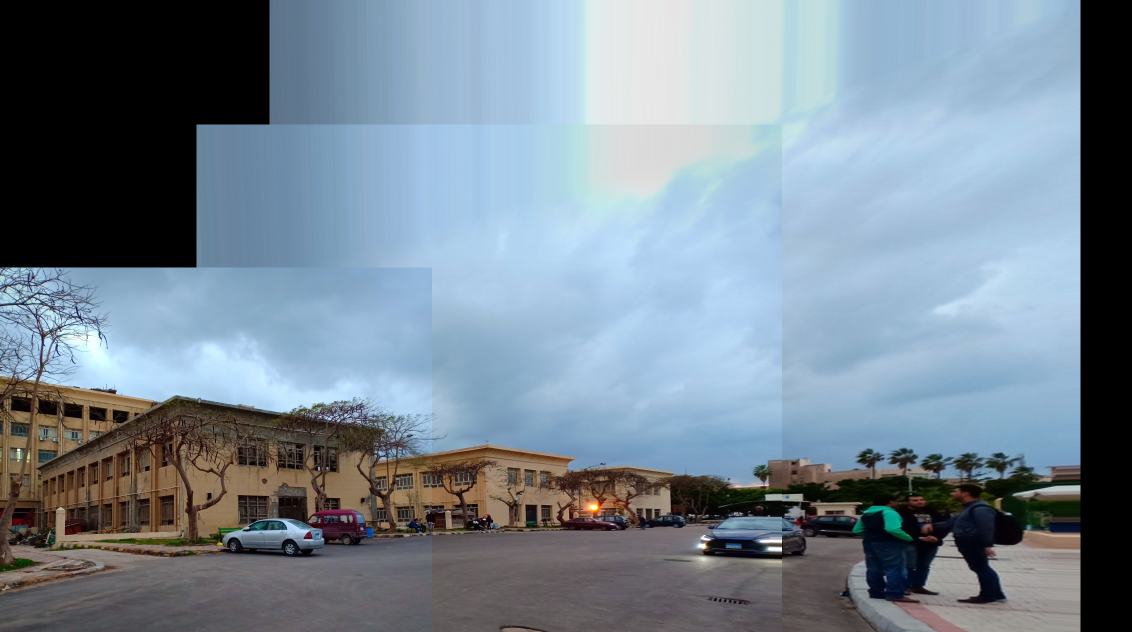
#> input picture stitch_3.png, 2264 x 1264 px, given in place of ., which was not available (shown at 1/2 size)
$ python main.py . .
#> lines starting #> are read from the running program, lines starting #| are printed output that depends on the picture; pictures that were not available may be replaced by others from this repository, and a replacement may not be noted
import cv2 as cv
import numpy as np
import matplotlib.pyplot as plt
from scipy.interpolate import RectBivariateSpline
import pickle
import argparse
# docstring based on this https://sphinxcontrib-napoleon.readthedocs.io/en/latest/example_google.html


# [15 lines left out: function get_points, not called in this run]

def compute_points_mat(src_points, target_points):
    """
        Transforms a list of tuples - where src_point[i] and
        target_points[i] correspond to the same feature viewed
        in 2 images - into a format suitable for solving for the
        homography matrix.

        Args:
            src_points(list of tuples) : points from the first image.
            target_points(list of tuples) : points from the second image.

        Returns:
            numpy.ndarray: matrix of shape (2 * number of points, 8)
    """


    A = np.empty((2*len(src_points), 8))
    row=0

    for (x_s,y_s),(x_t,y_t) in zip(src_points, target_points):

        A[row,0] = A[row+1,3] = x_s
        A[row,1] = A[row+1,4] = y_s
        A[row,2] = A[row+1,5] = 1
        A[row,3:6] = A[row+1,0:3] = 0
        A[row, 6] = -x_s*x_t
        A[row, 7] = -y_s*x_t
        A[row+1, 6] = -x_s*y_t
        A[row+1, 7] = -y_s*y_t
        row+=2

    return A


def compute_homography_mat(src_points, target_points):
    """
        Uses the points in src_points and their corresponding points
        target_points to compute the homography matrix between the 2 images
        from which the 2 lists where obtained.

        Args:
            src_points(list of tuples) : points from the first image.
            target_points(list of tuples) : points from the second image.

        Returns:
            numpy.ndarray : matrix of shape (3,3) which is the homgraphy matrix.
    """

    A = compute_points_mat(src_points, target_points)
    b = np.ndarray.flatten(np.array(target_points))

    H = np.linalg.lstsq(A, b,None)[0]
    H = np.concatenate([H,[1]])
    H = H.reshape(3,3)
    return H


def transform_points(points, H):
    """
        Given a matrix of points with wach row (u, v) transforms
        the points using H (the homography matrix).
        Args:
            points (numpy.ndarray) : matrix with each row being a point (u,v)
            H : (numpy.ndarray) :  matrix with shape (3,3) describing a projective transformation in 2D.

        Returns:
            numpy.ndarray : matrix of same shape as points, where mapped_points[i]
                            is the mapping of points[i] using H.

    """


    ones = np.ones((points.shape[0], 1))
    points = np.concatenate([points, ones], 1)

    mapped_points = np.dot(points, H.T)
    mapped_points[:,:-1] /= np.expand_dims(mapped_points[:,-1],1)
    mapped_points = mapped_points[:,:-1]

    return mapped_points


def get_inliers(src_points, target_points, d=1, s=4, N=5000, T=None):
    """
        Uses RANSAC to find out which pairs of points from src_points
        and target points is an inlier.

        Args:
            src_points(list of tuples) : points from the first image.
            target_points(list of tuples) : points from the second image.
            d (float) : max distance an inlier can be at relative to the deduced transformation.
            s (int) : number of points to sample at random to solve for H at each iteration.
            N (int) : number of times to run the RANSAC loop.
            T (int) : min number of inliers that need to exist so that we re-solve for the
                    transformation using the sampled points and the inliers.

        Returns:
            (tuple of numpy.ndarray) : (inliers in image one, their corresponding points in image two)

        Note:
            the number of returned inliers >= s.

    """
    assert len(src_points) == len(target_points)
    src_points = np.concatenate([np.expand_dims(np.array(p),0) for p in src_points if type(p) != np.ndarray],0)
    target_points = np.concatenate([np.expand_dims(np.array(p),0) for p in target_points if type(p) != np.ndarray],0)


    T  = min(len(src_points), 10)

    samples_indices_history = []

    num_inliers_history = []

    def _get_inlier_indices(indices):

        H = compute_homography_mat(src_points[indices], target_points[indices])


        mapped_points = transform_points(src_points, H)

        dist = np.linalg.norm(mapped_points - target_points, axis=1)
        inlier_indices = np.where(dist <= d)[0]
        return inlier_indices


    for _ in range(N):
        indices = np.random.choice(len(src_points), s, replace=False)

        inlier_indices = _get_inlier_indices(indices)
        samples_indices_history.append(inlier_indices)
        num_inliers_history.append(len(inlier_indices))

        if num_inliers_history[-1] >= T:
            inlier_indices = _get_inlier_indices(inlier_indices)
            samples_indices_history.append(inlier_indices)
            num_inliers_history.append(len(inlier_indices))


    samples_indices_history = np.array(samples_indices_history)
    num_inliers_history = np.array(num_inliers_history)
    best_indices = samples_indices_history[np.argmax(num_inliers_history)]
    return src_points[best_indices], target_points[best_indices]


def transform_grid(u_range, v_range, H):
    """
        Generates a grid of with u values belonging to u_range and v values
        belonging to v_range and transforms it using H.

        Args:
            u_range (numpy.ndarray): vector of length (N)
            v_range (numpy.ndarray): vector of length (M)
            H (numpy.ndarray) : matrix of shape (3,3) used to project the grid of points.

        Returns:
            (tuple of numpy.ndarray) :
                first element: points of the grid layed out in a matrix with each row representing
                                a point (u, v)
                second element: a matrix of the same shape as the first element where each row
                                represents the corresponding mapped point (u',v') using H.
    """


    grid_u, grid_v = np.meshgrid( u_range, v_range )

    u_flat = np.expand_dims(np.ndarray.flatten(grid_u), 1)
    v_flat = np.expand_dims(np.ndarray.flatten(grid_v), 1)
    points = np.concatenate([u_flat, v_flat],1)

    return points, transform_points(points, H)


def warp_image(image, H):

    """Warps an image using the homography matrix H.

    Args:
        image (numpy.ndarray): image to be warpped.
        H (numpy.ndarray) : Homography matrix used to warp the image.

    Returns:
        (tuple of numpy.ndarray, int, int):
            first element: the warpped images.
            second element: the minimum u corrdinate in corrdinate space not image space
                            this means this could be a negative number, in other words
                            this is the amount of translation in the u diraction.

            third element: minimum v corrdcinate i.e. the translation in v direction.
    """

    H_inv = np.linalg.inv(H)
    H_inv = H_inv / H_inv[2,2]
    # u == x
    # v == y


    orig_u_range = np.arange(image.shape[1])
    orig_v_range = np.arange(image.shape[0])

    _, transformed_image, = transform_grid(orig_u_range, orig_v_range, H)

    min_u=int(np.min(transformed_image[:,0]))
    max_u=int(np.max(transformed_image[:,0]))
    min_v=int(np.min(transformed_image[:,1]))
    max_v=int(np.max(transformed_image[:,1]))

    mapped_u_range = np.arange(min_u, max_u)
    mapped_v_range = np.arange(min_v, max_v)


    target_image = np.zeros((max_v-min_v, max_u-min_u,3))


    transformed_points, inv_transformed_image = transform_grid(mapped_u_range, mapped_v_range, H_inv)

    def fill_channel(target, channel, batch_size=64):
        I_cont = RectBivariateSpline(orig_v_range, orig_u_range, image[:,:,channel])

        n_iters =int( len(inv_transformed_image) / batch_size )

        for i in range(n_iters + 1):
            start = i * batch_size
            end = (i+1) * batch_size

            mapped_u_batch = inv_transformed_image[start:end, 0].ravel()
            mapped_v_batch = inv_transformed_image[start:end, 1].ravel()

            u_batch = transformed_points[start:end, 0].ravel()
            v_batch = transformed_points[start:end, 1].ravel()

            target[v_batch-min_v, u_batch-min_u, channel] = I_cont(mapped_v_batch, mapped_u_batch, grid=False)

    fill_channel(target_image, 0)
    fill_channel(target_image, 1)
    fill_channel(target_image, 2)

    return target_image, min_u, min_v

def read_image(path):
    img = cv.imread(path,1)
    return img


def automatic_intrest_points_detector(image1, image2, N=75):
    """
    This function get key point from two images instead of doing it manullay


    Args:
        image1: first image to get key points from
        image2: second images to get key points from
        N: Number of points to be detected

    Returns:
        Two lists of detected interest points from the two images
    """
    # ORB: An efficient alternative to SIFT or SURF
    orb = cv.ORB_create()

    # get key points and descriptors from the 2 images
    kps1, descs1 = orb.detectAndCompute(image1, None)
    kps2, descs2 = orb.detectAndCompute(image2, None)

    # brute force matcher
    bf = cv.BFMatcher(cv.NORM_HAMMING, crossCheck=True)
    matches = bf.match(descs1, descs2)
    matches = sorted(matches, key=lambda x:x.distance)
    list_kps1 = [kps1[mat.queryIdx].pt for mat in matches[:N]]
    list_kps2 = [kps2[mat.trainIdx].pt for mat in matches[:N]]

    return list_kps1, list_kps2


def stitch_2_images(path_1, path_2, correspondance_points=75, save=False, load=False, SIFT=True, ransac=True):
    """
    stitches 2 images.

    path_1(str) : path to first image
    path_2(str) : path to second image
    correspondance points(int) : number of points to take from each image for pixel matching.
    save (bool) : weather to save the sampled points in a pickel file.
    load (boo) : weather to load the points from a pickel file with the same name as the images.
    SIFT (bool) : weather to use SIFT features to match interest points or input the points manually.
    ransac(bool) : weather to use ransac or least square

    Returns:
        (numpy.ndarray) : matrix of shape ((warpped_image_1.shape[0] + image_2.shape[0],
                                            warpped_image_1.shape[1] + image_2.shape[1], 3))
                         which is the stitched images.
    """


    image_1 = read_image(path_1)
#> in read_image, img is the input picture: shape (1264, 2264, 3); mean B, G, R 146.3, 133.7, 118.9
    image_2 = read_image(path_2)

    image_1_name = path_1.split('/')[-1].split('.')[0]
    image_2_name = path_2.split('/')[-1].split('.')[0]

    if load:
        with open(f'{image_1_name}.pkl', 'rb') as f:
            image_1_points = pickle.load(f)

        with open(f'{image_2_name}.pkl', 'rb') as f:
            image_2_points = pickle.load(f)

    else:
        if SIFT:
            image_1_points, image_2_points = automatic_intrest_points_detector(image_1, image_2, correspondance_points)
#> in automatic_intrest_points_detector, `kps1, descs1 = orb.detectAndCompute(image1, None)`: kps1 = 500 keypoints; strongest (x, y, size): (35, 899, 31), (117, 660, 31), (121, 662, 31), (1560, 1097, 77.1)
#> in automatic_intrest_points_detector, `kps2, descs2 = orb.detectAndCompute(image2, None)`: kps2 has the same summary as kps1
#> in automatic_intrest_points_detector, `matches = bf.match(descs1, descs2)`: matches = 500 matches
#> in automatic_intrest_points_detector, `list_kps1 = [kps1[mat.queryIdx].pt for mat in matches[:N]]`: list_kps1 = 200 pairs, first value 34 to 2160, second value 247.2 to 1173.6
#> in automatic_intrest_points_detector, `list_kps2 = [kps2[mat.trainIdx].pt for mat in matches[:N]]`: list_kps2 has the same summary as list_kps1
#> image_1_points has the same summary as list_kps1 in automatic_intrest_points_detector; image_2_points has the same summary as list_kps1 in automatic_intrest_points_detector
        else:
            image_1_points = get_points(image_1, correspondance_points)
            image_2_points = get_points(image_2, correspondance_points)

    if save:
        with open(f'{image_1_name}.pkl', 'wb+') as f:
            pickle.dump(image_1_points,f)

        with open(f'{image_2_name}.pkl', 'wb+') as f:
            pickle.dump(image_2_points, f)

    # convert bgr to rgb then scale image to range [0,1)
    image_1 = image_1[...,::-1]/255
    image_2 = image_2[...,::-1]/255


    if ransac:
        inlier_src, inlier_target = get_inliers(image_1_points, image_2_points)
#> in get_inliers, `src_points = np.concatenate([np.expand_dims(np.array(p),0) for p in sr..`: src_points has the same summary as list_kps1 in automatic_intrest_points_detector
#> in get_inliers, `target_points = np.concatenate([np.expand_dims(np.array(p),0) for p in..`: target_points has the same summary as list_kps1 in automatic_intrest_points_detector
#> in get_inliers, `T  = min(len(src_points), 10)`: T = 10
#> the loop in get_inliers, `for _ in range(N):` made 5000 passes
#> indices on passes 1 to 3: [18, 170, 107, 98], [113, 50, 68, 155], [49, 136, 166, 146]
#> after the loop in get_inliers, `for _ in range(N):`: num_inliers_history = 10000 values from 200 to 200; samples_indices_history = 10000 items
#> in get_inliers, `best_indices = samples_indices_history[np.argmax(num_inliers_history)]`: best_indices = 200 values from 0 to 199
#> inlier_src has the same summary as list_kps1 in automatic_intrest_points_detector; inlier_target has the same summary as list_kps1 in automatic_intrest_points_detector
    else:
        inlier_src, inlier_target = image_1_points, image_2_points

    H = compute_homography_mat(inlier_src, inlier_target)
#> H = [[1, -6.5e-15, 4.62e-12], [-5.89e-16, 1, -4.18e-13], [-2.94e-18, 3.08e-18, 1]]


    warpped_image_1, min_u, min_v = warp_image(image_1, H)
#> in warp_image, `H_inv = np.linalg.inv(H)`: H_inv = [[1, 6.5e-15, -4.62e-12], [5.89e-16, 1, 4.18e-13], [2.94e-18, -3.08e-18, 1]]
#> in transform_grid, `u_flat = np.expand_dims(np.ndarray.flatten(grid_u), 1)`:
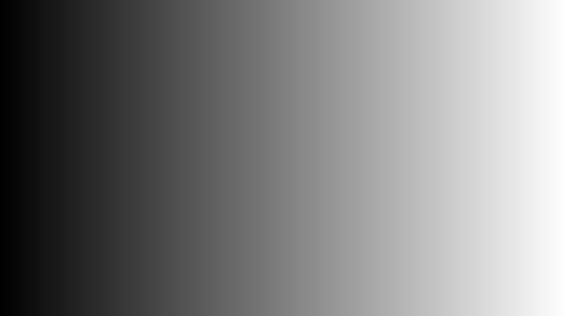
#> grid_u: shape (1264, 2264) int64 (shown at 1/4 size); min 0, max 2263, mean 1131.5; drawn with min black and max white
#> in transform_grid, `v_flat = np.expand_dims(np.ndarray.flatten(grid_v), 1)`:
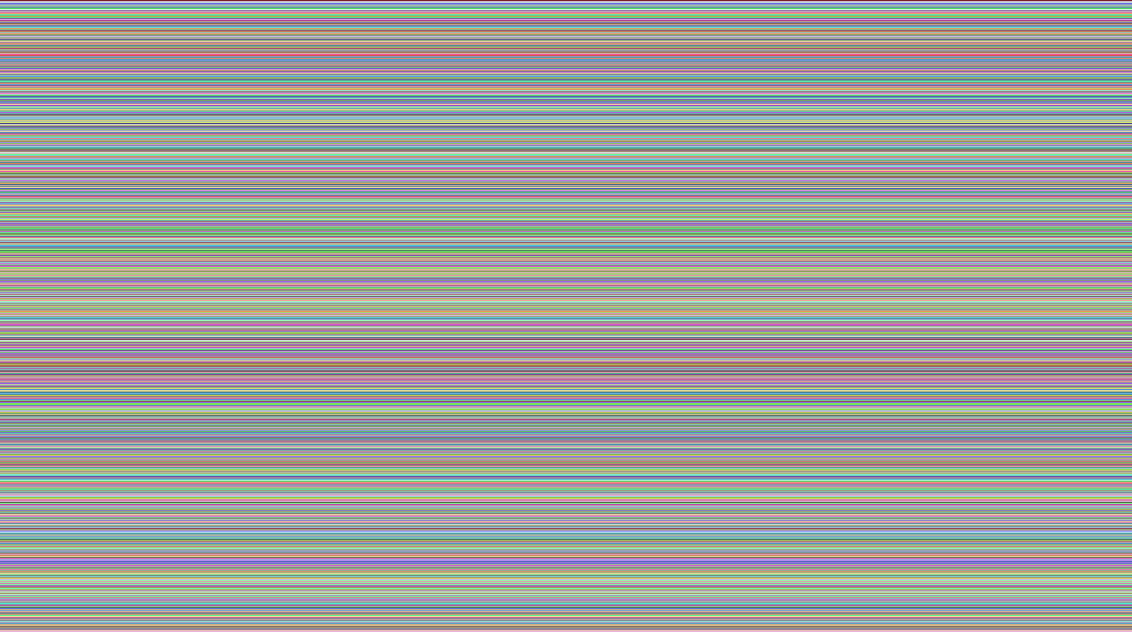
#> grid_v: shape (1264, 2264) int64 (shown at 1/2 size); 1264 distinct labels, from 0 to 1263; one colour per label, 0 black
#> in warp_image, `_, transformed_image, = transform_grid(orig_u_range, orig_v_range, H)`: transformed_image = 2861696 pairs, first value -3.59e-12 to 2263, second value -1.75e-12 to 1263
#> in warp_image, `min_u=int(np.min(transformed_image[:,0]))`: min_u = 0
#> in warp_image, `max_u=int(np.max(transformed_image[:,0]))`: max_u = 2263
#> in warp_image, `min_v=int(np.min(transformed_image[:,1]))`: min_v = 0
#> in warp_image, `max_v=int(np.max(transformed_image[:,1]))`: max_v = 1263
#> in warp_image, `transformed_points, inv_transformed_image = transform_grid(mapped_u_ra..`: transformed_points = 2858169 pairs, first value 0 to 2262, second value 0 to 1262; inv_transformed_image = 2858169 pairs, first value -4.62e-12 to 2262, second value 4.18e-13 to 1262
#> in fill_channel, `n_iters =int( len(inv_transformed_image) / batch_size )`: n_iters = 44658
#> after the loop in fill_channel, `for i in range(n_iters + 1):`:
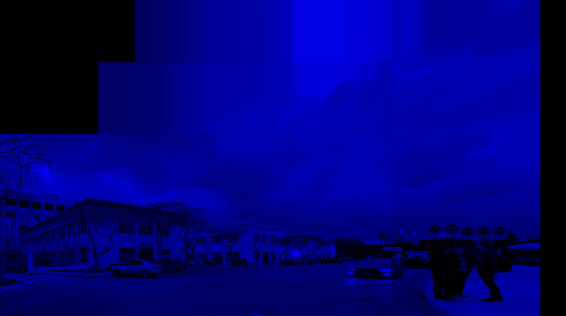
#> target: shape (1263, 2263, 3) float64 (shown at 1/4 size); mean of channels 0, 1, 2 0.467, 0, 0; drawn with min black and max white
#> call 2 of fill_channel, with channel = 1, batch_size = 64
#> after the loop in fill_channel (call 2), `for i in range(n_iters + 1):`:
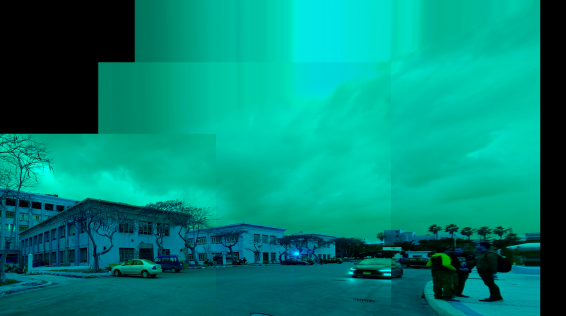
#> target: shape (1263, 2263, 3) float64 (shown at 1/4 size); mean of channels 0, 1, 2 0.467, 0.525, 0; drawn with min black and max white
#> call 3 of fill_channel, with channel = 2, batch_size = 64
#> after the loop in fill_channel (call 3), `for i in range(n_iters + 1):`:
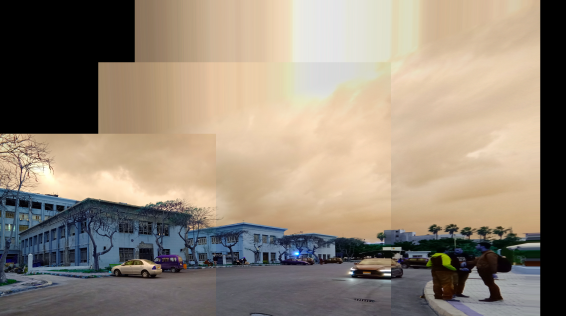
#> target: shape (1263, 2263, 3) float64 (shown at 1/4 size); mean of channels 0, 1, 2 0.467, 0.525, 0.574; drawn with min black and max white

    res = np.zeros((warpped_image_1.shape[0] + image_2.shape[0],
                    warpped_image_1.shape[1] + image_2.shape[1], 3))

    shift_u_1 = min_u if min_u>0 else 0
    shift_v_1 = min_v if min_v>0 else 0

    res[shift_v_1:warpped_image_1.shape[0]+shift_v_1, shift_u_1:warpped_image_1.shape[1]+shift_u_1, :] = warpped_image_1

    shift_u_2 = -min_u if min_u<0 else 0
    shift_v_2 = -min_v if min_v<0 else 0
    res[shift_v_2:image_2.shape[0] + shift_v_2, shift_u_2:image_2.shape[1] + shift_u_2, :] = image_2

    res = res[0:np.maximum(image_1.shape[0], image_2.shape[0])+200,
              0:np.maximum(image_1.shape[1], image_2.shape[1])+700]
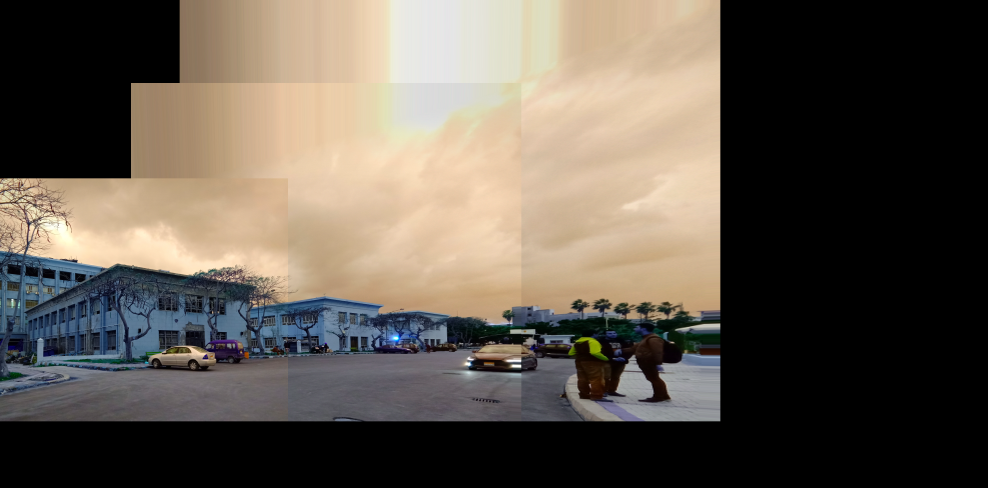
#> res: shape (1464, 2964, 3) float64 (shown at 1/3 size); mean of channels 0, 1, 2 0.308, 0.346, 0.378; drawn as B, G, R
    return res

# [18 lines left out: function stitch_N_images, not called in this run]


parser = argparse.ArgumentParser()
parser.add_argument( "images", nargs=2, type=str,
                        help="list of images to stitch",
                        default=None)
parser.add_argument('--no_sift', action='store_false', help='weather to use sift or select points manualy.', default=True)

parser.add_argument('--no_ransac', action='store_false', help='weather to use ransac to eleminate outliers.', default=True)

parser.add_argument('--num_points', type=int, help='number of points to take from each image.', default=200)

args = parser.parse_args()


res = stitch_2_images(args.images[0], args.images[1], correspondance_points=args.num_points, ransac=args.no_ransac, SIFT=args.no_sift)

plt.imshow(res)
plt.show()
